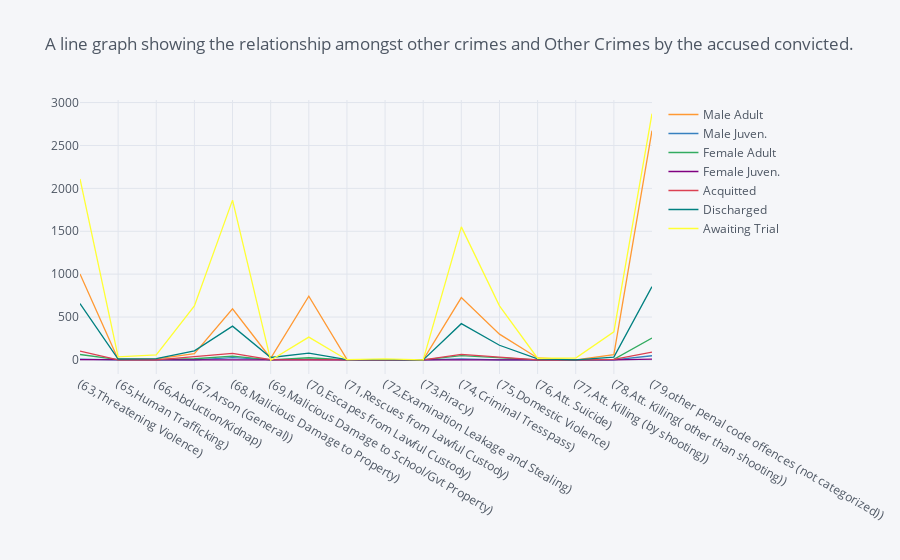

Notebook code cell kept with this figure:
### Code cell
# Line graph for the Data stored in variable ActualAccusedconvicted
ActualAccusedconvicted.iplot(kind='line',title='A line graph showing the relationship amongst other crimes and Other Crimes by the accused convicted.')

### Figure 1 — Plotly figure (JSON) as saved in the notebook; plotly's stock layout.template omitted (floating-point values rounded to 4 significant figures)
{"data": [{"line": {"color": "rgba(255, 153, 51, 1.0)", "dash": "solid", "shape": "linear", "width": 1.3}, "mode": "lines", "name": "Male Adult", "text": "", "type": "scatter", "x": ["(63,Threatening Violence)", "(65,Human Trafficking)", "(66,Abduction/Kidnap)", "(67,Arson (General))", "(68,Malicious Damage to Property)", "(69,Malicious Damage to School/Gvt Property)", "(70,Escapes from Lawful Custody)", "(71,Rescues from Lawful Custody)", "(72,Examination Leakage and Stealing)", "(73,Piracy)", "(74,Criminal Tresspass)", "(75,Domestic Violence)", "(76,Att. Suicide)", "(77,Att. Killing (by shooting))", "(78,Att. Killing( other than shooting))", "(79,other penal code offences (not categorized))"], "y": [1003, 8, 13, 73, 596, 20, 743, 7, 0, 0, 727, 301, 23, 1, 63, 2672]}, {"line": {"color": "rgba(55, 128, 191, 1.0)", "dash": "solid", "shape": "linear", "width": 1.3}, "mode": "lines", "name": "Male Juven.", "text": "", "type": "scatter", "x": ["(63,Threatening Violence)", "(65,Human Trafficking)", "(66,Abduction/Kidnap)", "(67,Arson (General))", "(68,Malicious Damage to Property)", "(69,Malicious Damage to School/Gvt Property)", "(70,Escapes from Lawful Custody)", "(71,Rescues from Lawful Custody)", "(72,Examination Leakage and Stealing)", "(73,Piracy)", "(74,Criminal Tresspass)", "(75,Domestic Violence)", "(76,Att. Suicide)", "(77,Att. Killing (by shooting))", "(78,Att. Killing( other than shooting))", "(79,other penal code offences (not categorized))"], "y": [9, 0, 0, 2, 28, 3, 7, 0, 0, 0, 13, 0, 0, 0, 2, 49]}, {"line": {"color": "rgba(50, 171, 96, 1.0)", "dash": "solid", "shape": "linear", "width": 1.3}, "mode": "lines", "name": "Female Adult", "text": "", "type": "scatter", "x": ["(63,Threatening Violence)", "(65,Human Trafficking)", "(66,Abduction/Kidnap)", "(67,Arson (General))", "(68,Malicious Damage to Property)", "(69,Malicious Damage to School/Gvt Property)", "(70,Escapes from Lawful Custody)", "(71,Rescues from Lawful Custody)", "(72,Examination Leakage and Stealing)", "(73,Piracy)", "(74,Criminal Tresspass)", "(75,Domestic Violence)", "(76,Att. Suicide)", "(77,Att. Killing (by shooting))", "(78,Att. Killing( other than shooting))", "(79,other penal code offences (not categorized))"], "y": [64, 3, 4, 14, 45, 2, 26, 0, 0, 0, 50, 22, 2, 0, 6, 256]}, {"line": {"color": "rgba(128, 0, 128, 1.0)", "dash": "solid", "shape": "linear", "width": 1.3}, "mode": "lines", "name": "Female Juven.", "text": "", "type": "scatter", "x": ["(63,Threatening Violence)", "(65,Human Trafficking)", "(66,Abduction/Kidnap)", "(67,Arson (General))", "(68,Malicious Damage to Property)", "(69,Malicious Damage to School/Gvt Property)", "(70,Escapes from Lawful Custody)", "(71,Rescues from Lawful Custody)", "(72,Examination Leakage and Stealing)", "(73,Piracy)", "(74,Criminal Tresspass)", "(75,Domestic Violence)", "(76,Att. Suicide)", "(77,Att. Killing (by shooting))", "(78,Att. Killing( other than shooting))", "(79,other penal code offences (not categorized))"], "y": [4, 0, 0, 0, 1, 0, 0, 0, 0, 0, 1, 0, 0, 0, 0, 9]}, {"line": {"color": "rgba(219, 64, 82, 1.0)", "dash": "solid", "shape": "linear", "width": 1.3}, "mode": "lines", "name": "Acquitted", "text": "", "type": "scatter", "x": ["(63,Threatening Violence)", "(65,Human Trafficking)", "(66,Abduction/Kidnap)", "(67,Arson (General))", "(68,Malicious Damage to Property)", "(69,Malicious Damage to School/Gvt Property)", "(70,Escapes from Lawful Custody)", "(71,Rescues from Lawful Custody)", "(72,Examination Leakage and Stealing)", "(73,Piracy)", "(74,Criminal Tresspass)", "(75,Domestic Violence)", "(76,Att. Suicide)", "(77,Att. Killing (by shooting))", "(78,Att. Killing( other than shooting))", "(79,other penal code offences (not categorized))"], "y": [104, 1, 0, 40, 76, 5, 5, 0, 0, 0, 65, 36, 1, 0, 6, 91]}, {"line": {"color": "rgba(0, 128, 128, 1.0)", "dash": "solid", "shape": "linear", "width": 1.3}, "mode": "lines", "name": "Discharged", "text": "", "type": "scatter", "x": ["(63,Threatening Violence)", "(65,Human Trafficking)", "(66,Abduction/Kidnap)", "(67,Arson (General))", "(68,Malicious Damage to Property)", "(69,Malicious Damage to School/Gvt Property)", "(70,Escapes from Lawful Custody)", "(71,Rescues from Lawful Custody)", "(72,Examination Leakage and Stealing)", "(73,Piracy)", "(74,Criminal Tresspass)", "(75,Domestic Violence)", "(76,Att. Suicide)", "(77,Att. Killing (by shooting))", "(78,Att. Killing( other than shooting))", "(79,other penal code offences (not categorized))"], "y": [658, 11, 15, 107, 394, 29, 80, 3, 3, 0, 423, 171, 13, 2, 33, 854]}, {"line": {"color": "rgba(255, 255, 51, 1.0)", "dash": "solid", "shape": "linear", "width": 1.3}, "mode": "lines", "name": "Awaiting Trial", "text": "", "type": "scatter", "x": ["(63,Threatening Violence)", "(65,Human Trafficking)", "(66,Abduction/Kidnap)", "(67,Arson (General))", "(68,Malicious Damage to Property)", "(69,Malicious Damage to School/Gvt Property)", "(70,Escapes from Lawful Custody)", "(71,Rescues from Lawful Custody)", "(72,Examination Leakage and Stealing)", "(73,Piracy)", "(74,Criminal Tresspass)", "(75,Domestic Violence)", "(76,Att. Suicide)", "(77,Att. Killing (by shooting))", "(78,Att. Killing( other than shooting))", "(79,other penal code offences (not categorized))"], "y": [2109, 37, 60, 629, 1863, -4, 266, 3, 12, 0, 1551, 630, 20, 21, 328, 2870]}], "layout": {"legend": {"bgcolor": "#F5F6F9", "font": {"color": "#4D5663"}}, "paper_bgcolor": "#F5F6F9", "plot_bgcolor": "#F5F6F9", "title": {"font": {"color": "#4D5663"}, "text": "A line graph showing the relationship amongst other crimes and Other Crimes by the accused convicted."}, "xaxis": {"gridcolor": "#E1E5ED", "showgrid": true, "tickfont": {"color": "#4D5663"}, "title": {"font": {"color": "#4D5663"}, "text": ""}, "zerolinecolor": "#E1E5ED"}, "yaxis": {"gridcolor": "#E1E5ED", "showgrid": true, "tickfont": {"color": "#4D5663"}, "title": {"font": {"color": "#4D5663"}, "text": ""}, "zerolinecolor": "#E1E5ED"}}}
